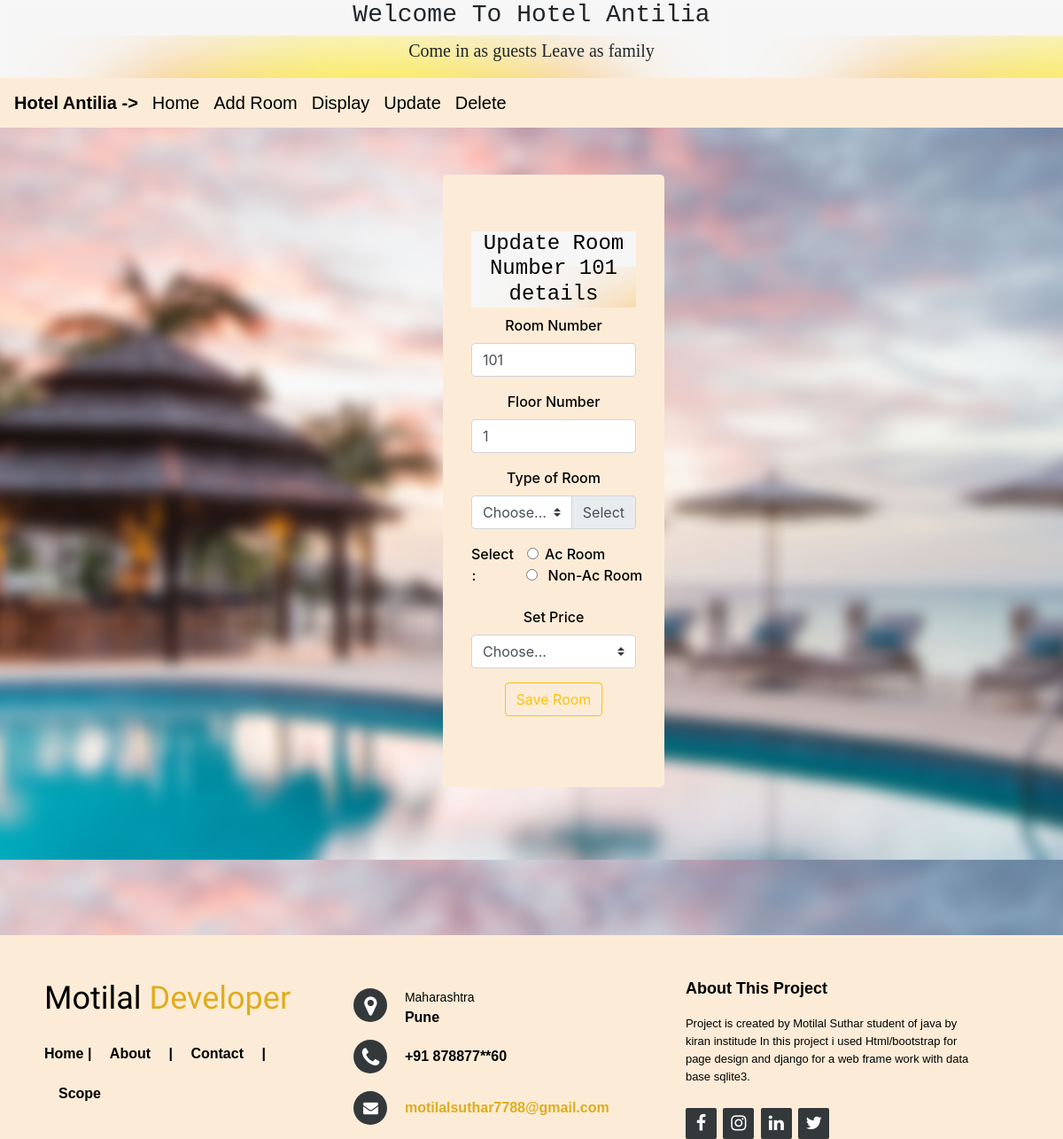
/roomupdate/22, run on the app's committed database.
### hotelapp/models.py (models this page shows, shortened)
class add_room(models.Model):
    roomnumber=models.IntegerField()
    roomfloor=models.IntegerField()
    roomtype=models.CharField( max_length=50)
    select=models.CharField( max_length=50)
    roomprice=models.IntegerField()

### hotelapp/views.py (the view, shortened to what this page needs)
# urls.py: path('roomupdate/<int:u>', updateroom_view),
def updateroom_view(request,u):
    data=add_room.objects.get(id=u)
    context={'data':data}
    return render(request,'hotelapp/roomupdate.html',context)

### hotelapp/templates/hotelapp/roomupdate.html (shortened to what this page needs)
<!DOCTYPE html>
<html lang="en">
<head>
    <link rel="stylesheet" href="https://cdn.jsdelivr.net/npm/bootstrap@4.0.0/dist/css/bootstrap.min.css">
    <link rel="stylesheet" href="/static/css/addroom.css">
    <link rel="stylesheet" href="http://maxcdn.bootstrapcdn.com/font-awesome/4.2.0/css/font-awesome.min.css">
    <link rel="stylesheet" href="/static/css/footer.css">
</head>
<body class="bg-image">
    <div class="h">
        <center class="h">
        <h3 >Welcome To Hotel Antilia</h3>
        <p class="p">Come in as guests Leave as family</p></center>
        <nav class="navbar navbar-expand-lg" id="nm" >
            <div class="collapse navbar-collapse" id="navbarTogglerDemo01">
              <a class="navbar-brand" href="/index/" id="li">Hotel Antilia -></a>
              <ul class="navbar-nav mr-auto mt-2 mt-lg-0">
                <li class="nav-item active">
                  <a class="navbar-brand" href="/index/" id="l1">Home <span class="sr-only">(current)</span></a>
                </li>
                <li class="nav-item active">
                  <a class="navbar-brand" href="/room/" id="l1">Add Room </a>
                </li>
                <li class="nav-item dropdown" >
                  <a class="navbar-brand"  href='#'  id="l1"  role="button" data-toggle="dropdown" aria-haspopup="true" aria-expanded="false">
                    Display
                  </a>
                </li>
                <li class="nav-item dropdown" >
                  <a class="navbar-brand"  href='#'  id="l1"  role="button" data-toggle="dropdown" aria-haspopup="true" aria-expanded="false">
                    Update
                  </a>
                </li>
                <li class="nav-item dropdown" >
                  <a class="navbar-brand"  href='#'  id="l1"  role="button" data-toggle="dropdown" aria-haspopup="true" aria-expanded="false">
                    Delete
                  </a>
                </li>
              </ul>
            </div>
          </nav>
    </div>
    <br>
    <br>
    <div class="jum">
      <div class="jumbotron" id="m">
        <h4 class="h">Update Room Number {{data.roomnumber}} details</h4>
         <form action="" method="post">{%csrf_token%}
            <div class="form-group">
                <label for="formGroupExampleInput">Room Number</label>
                <input type="text" value="{{data.roomnumber}}" class="form-control" name='rname' id="formGroupExampleInput" placeholder="Enter Room Number">
            </div>
            <div class="form-group">
                <label for="formGroupExampleInput2"> Floor Number</label>
                <input type="text" value="{{data.roomfloor}}" class="form-control" name='fname'id="formGroupExampleInput2" placeholder="Enter Floor Number">
            </div>
            <label for="formGroupExampleInput2"> Type of Room</label>
            <div class="input-group mb-3">
                <select value="{{data.roomtype}}" name='type'class="custom-select" id="inputGroupSelect02">
                  <option selected>Choose...</option>
                </select>
                <div class="input-group-append">
                  <label class="input-group-text" for="inputGroupSelect02">Select</label>
                </div>
            </div>
              <fieldset class="form-group">
                <div class="row">
                  <legend class="col-form-label col-sm-2 pt-0" >Select :</legend>
                    <div class="form-check">
                      <input class="form-check-input"  type="radio"  id="radio"  name="gridRadios" value='Ac Room '>
                      <label class="form-check-label" for="gridRadios1">
                        Ac Room
                      </label>
                    <div class="form-check">
                        &nbsp &nbsp &nbsp<input class="form-check-input" value='Non-Ac Room' type="radio" id="gridRadios2"  name="gridRadios">
                      <label class="form-check-label" for="gridRadios2">
                        Non-Ac Room
                      </label>
                    </div>
                </div>
              </fieldset>
              <div class="form-group">
                <label for="formGroupExampleInput">Set Price</label>
                <select name='rprice' value="{{data.roomprice}}" class="custom-select" id="inputGroupSelect02">
                  <option selected>Choose...</option>
                </select>
            </div>
            <p class="lead">
                <button type='submit' class="btn btn-outline-warning">Save Room </button>
              </p>
         </form>
      </div>
  </div>
  <footer class="footer-distributed" style="height: 230px;">
    <div class="footer-left">
        <h3>Motilal <span>Developer</span></h3>
        <p class="footer-links">
            <a href="/index/" >Home</a>
            |
            <a role="button" class="nav-link" data-toggle="modal" href="#exampleModal1" style=" border: none; color: rgba(0, 0, 0, 100);">About</a>
            |
            <a role="button" class="nav-link" data-toggle="modal" href="#exampleModal2" style=" border: none; color: rgba(0, 0, 0, 100);">Contact</a>
            |
            <a role="button" class="nav-link" data-toggle="modal" href="#exampleModal3" style=" border: none; color: rgba(0, 0, 0, 100);">Scope</a>
        </p>
    </div>
    <div class="footer-center">
        <div>
            <i class="fa fa-map-marker"></i>
            <p><span>Maharashtra</span>
                Pune</p>
        </div>
        <div>
            <i class="fa fa-phone"></i>
            <p>+91 878877**60</p>
        </div>
        <div>
            <i class="fa fa-envelope"></i>
            <p><a href="motilalsuthar7788@gmail.com">motilalsuthar7788@gmail.com</a></p>
        </div>
    </div>
    <div class="footer-right">
        <p class="footer-company-about">
            <span>About This Project</span>
            <strong></strong> Project is created by Motilal Suthar student of java by kiran
            institude
            In this project i used Html/bootstrap for page design
            and django for a web frame work with
            data base sqlite3.
        </p>
        <div class="footer-icons">
            <a href="#"><i class="fa fa-facebook"></i></a>
            <a href="#"><i class="fa fa-instagram"></i></a>
            <a href="#"><i class="fa fa-linkedin"></i></a>
            <a href="#"><i class="fa fa-twitter"></i></a>
        </div>
    </div>
</footer>
</body>
</html>

### static/css/addroom.css (style rules this page uses)
.jum { padding: 5px 450px 50px 500px ; }
#m { background-color: rgb(252, 236, 215); text-align: center; color: hsl(0, 0%, 0%); font-weight:500; }
#nm { background-color: rgb(252, 236, 215); font-family: Tahoma, Verdana, sans-serif; color: black; }
#li { font-weight:600; color: black; }
#l1 { color: black; }
h4 { font-family:"Courier New", Courier, monospace; }
body, html { max-width:100%; height: auto; }
* { box-sizing: border-box; }
.bg-image { background-image: url("/static/images/mn1.jpg"); background-position: center; background-size: cover; }
.h { background-image: url('/static/images/heading.png'); width: 1200; height: 50; font-family:"Courier New", Courier, monospace; }
p.p { font-family:"Brush Script MT", cursive; font-size: 20px; }

### static/css/footer.css (style rules this page uses)
footer { position: fixed; bottom: 0; }
.footer-distributed { background-color: rgb(252, 236, 215); box-sizing: border-box; width: 100%; text-align: left; font: bold 16px sans-serif; padding: 50px 50px 60px 50px; margin-top: 80px; }
.footer-distributed .footer-left, .footer-distributed .footer-center, .footer-distributed .footer-right { display: inline-block; vertical-align: top; }
.footer-distributed .footer-left { width: 30%; }
.footer-distributed h3 { color: #000000; font: normal 36px 'Cookie', cursive; margin: 0; }
.footer-distributed h3 span { color: #e0ac1c; }
.footer-distributed .footer-links { color: #000000; margin: 20px 0 12px; }
.footer-distributed .footer-links a { display: inline-block; line-height: 1.8; text-decoration: none; color: inherit; }
.footer-distributed .footer-center { width: 35%; }
.footer-distributed .footer-center i { background-color: #33383b; color: #ffffff; font-size: 25px; width: 38px; height: 38px; border-radius: 50%; text-align: center; line-height: 42px; margin: 10px 15px; vertical-align: middle; }
.footer-distributed .footer-center i.fa-envelope { font-size: 17px; line-height: 38px; }
.footer-distributed .footer-center p { display: inline-block; color: #000000; vertical-align: middle; margin: 0; }
.footer-distributed .footer-center p span { display: block; font-weight: normal; font-size: 14px; line-height: 2; }
.footer-distributed .footer-center p a { color: #e0ac1c; text-decoration: none; ; }
.footer-distributed .footer-right { width: 30%; }
.footer-distributed .footer-company-about { line-height: 20px; color: #000000; font-size: 13px; font-weight: normal; margin: 0; }
.footer-distributed .footer-company-about span { display: block; color: #000000; font-size: 18px; font-weight: bold; margin-bottom: 20px; }
.footer-distributed .footer-icons { margin-top: 25px; }
.footer-distributed .footer-icons a { display: inline-block; width: 35px; height: 35px; cursor: pointer; background-color: #33383b; border-radius: 2px; font-size: 20px; color: #ffffff; text-align: center; line-height: 35px; margin-right: 3px; margin-bottom: 5px; }

### data on the page
add_room: roomnumber "101", rname "101", fname "1", type "Choose...", rprice "Choose..."
